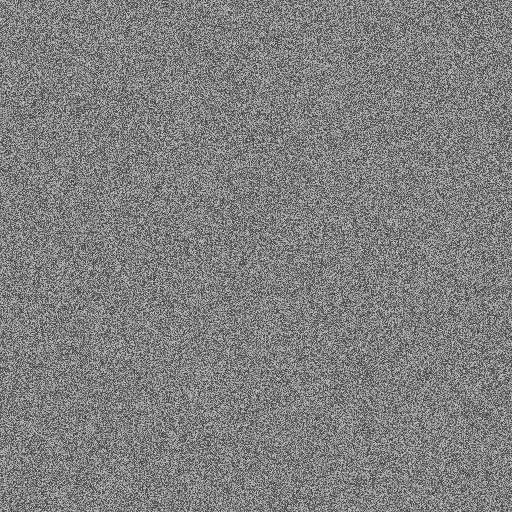
#> input picture test_lena.png, 512 x 512 px, found by its file name
$ python debug_no_dct.py
#> lines starting #> are read from the running program, lines starting #| are printed output that depends on the picture
### LayerX/a3_image_processing.py
"""
Module 3: Image Processing
Author: Member A
Description: DWT (2 levels) + DCT on LL band for frequency domain steganography
Dependencies: numpy, opencv-python, pywavelets, scikit-image

Functions:
- read_image(path: str) → numpy.ndarray (grayscale uint8)
- dwt_decompose(image: ndarray, levels: int) → dict (DWT coefficients)
- dct_on_ll(ll_band: ndarray) → ndarray (DCT of LL band)
- idct_on_ll(ll_dct: ndarray) → ndarray (Inverse DCT)
- dwt_reconstruct(bands: dict) → ndarray (Reconstructed image)
- psnr(original: ndarray, reconstructed: ndarray) → float (Peak SNR in dB)
"""

import numpy as np
import cv2
import pywt
from scipy.fft import dct, idct
from skimage.metrics import peak_signal_noise_ratio
import os
from typing import Dict, Tuple


def read_image(path: str) -> np.ndarray:
    """
    Read image and convert to grayscale.

    Args:
        path (str): Path to image file

    Returns:
        numpy.ndarray: Grayscale image as uint8 array
    """
    if not os.path.exists(path):
        raise FileNotFoundError(f"Image file not found: {path}")

    # Read image
    image = cv2.imread(path)
    if image is None:
        raise ValueError(f"Could not read image: {path}")

    # Convert to grayscale if needed
    if len(image.shape) == 3:
        image = cv2.cvtColor(image, cv2.COLOR_BGR2GRAY)

    return image.astype(np.uint8)


def dwt_decompose(image: np.ndarray, levels: int = 2) -> Dict[str, np.ndarray]:
    """
    Perform 2-level DWT decomposition using Daubechies wavelet.

    Args:
        image (numpy.ndarray): Input grayscale image
        levels (int): Number of decomposition levels (default: 2)

    Returns:
        dict: DWT coefficients and original structure for reconstruction
    """
    # Convert to float64 for processing
    img_float = image.astype(np.float64)

    # First level decomposition
    coeffs1 = pywt.dwt2(img_float, 'db4')
    LL1, (LH1, HL1, HH1) = coeffs1

    # Second level decomposition on LL1
    coeffs2 = pywt.dwt2(LL1, 'db4')
    LL2, (LH2, HL2, HH2) = coeffs2

    # Return individual bands and structure for reconstruction
    return {
        'LL2': LL2,
        'LH2': LH2,
        'HL2': HL2,
        'HH2': HH2,
        'LH1': LH1,
        'HL1': HL1,
        'HH1': HH1,
        'original_shape': image.shape,
        'LL1_shape': LL1.shape
    }


# [24 lines left out: functions dct_on_ll, idct_on_ll, not called in this run]


def dwt_reconstruct(bands: Dict[str, np.ndarray]) -> np.ndarray:
    """
    Reconstruct image from DWT bands using inverse DWT.

    Args:
        bands (dict): DWT coefficient bands

    Returns:
        numpy.ndarray: Reconstructed image as uint8
    """
    # Reconstruct level 2
    coeffs2 = (bands['LL2'], (bands['LH2'], bands['HL2'], bands['HH2']))
    LL1_reconstructed = pywt.idwt2(coeffs2, 'db4')

    # Ensure LL1 matches the original shape if we have it
    if 'LL1_shape' in bands:
        target_shape = bands['LL1_shape']
        # Trim or pad to match original LL1 shape
        current_shape = LL1_reconstructed.shape

        if current_shape != target_shape:
            # Create output array with target shape
            LL1_adjusted = np.zeros(target_shape)

            # Copy data, trimming if larger, padding if smaller
            min_rows = min(current_shape[0], target_shape[0])
            min_cols = min(current_shape[1], target_shape[1])
            LL1_adjusted[:min_rows, :min_cols] = LL1_reconstructed[:min_rows, :min_cols]
            LL1_reconstructed = LL1_adjusted

    # Reconstruct level 1
    coeffs1 = (LL1_reconstructed, (bands['LH1'], bands['HL1'], bands['HH1']))
    image_reconstructed = pywt.idwt2(coeffs1, 'db4')

    # Trim to original image size if we have it
    if 'original_shape' in bands:
        target_shape = bands['original_shape']
        current_shape = image_reconstructed.shape

        if current_shape != target_shape:
            min_rows = min(current_shape[0], target_shape[0])
            min_cols = min(current_shape[1], target_shape[1])
            image_reconstructed = image_reconstructed[:min_rows, :min_cols]

    # Convert back to uint8, clipping to valid range
    return np.clip(np.round(image_reconstructed), 0, 255).astype(np.uint8)


# [160 lines left out: functions psnr, get_capacity, create_test_images, test_image_processing_module, not called in this run]


# [2 lines that do not run on import are left out]

### tests_original/debug_no_dct.py
"""
Test embedding DIRECTLY in DWT bands (no DCT)
"""
import numpy as np
from a3_image_processing import read_image, dwt_decompose, dwt_reconstruct
import cv2

def bytes_to_bits(data):
    return ''.join(format(byte, '08b') for byte in data)

def bits_to_bytes(bit_string):
    while len(bit_string) % 8 != 0:
        bit_string += '0'
    result = bytearray()
    for i in range(0, len(bit_string), 8):
        byte_bits = bit_string[i:i+8]
        result.append(int(byte_bits, 2))
    return bytes(result)

# Test payload
test_payload = b'\x10\x00\x00\x00'
payload_bits = bytes_to_bits(test_payload)
print(f"Test payload: {test_payload.hex()}")
print(f"Test payload bits: {payload_bits}")

# Load image
img = read_image("test_lena.png")
#> in read_image, image is the input picture: shape (512, 512, 3); min 64, max 191, mean 127.5
bands = dwt_decompose(img, levels=2)
#> in dwt_decompose, `LL1, (LH1, HL1, HH1) = coeffs1`:
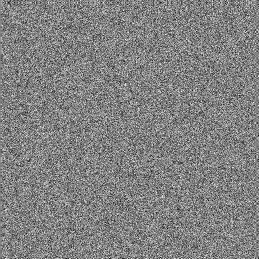
#> HL1: shape (259, 259) float64; min -141.2, max 135.7, mean 0.1; drawn with min black and max white
#> in dwt_decompose, `LL1, (LH1, HL1, HH1) = coeffs1`:
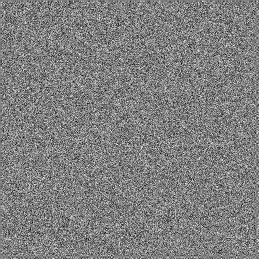
#> HH1: shape (259, 259) float64; min -134.3, max 133.3, mean -0.1; drawn with min black and max white
#> in dwt_decompose, `LL2, (LH2, HL2, HH2) = coeffs2`:
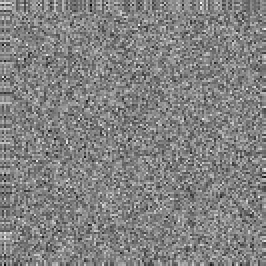
#> LL2: shape (133, 133) float64 (shown 2 times larger); min 345.8, max 667.4, mean 510.1; drawn with min black and max white
#> in dwt_decompose, `LL2, (LH2, HL2, HH2) = coeffs2`:
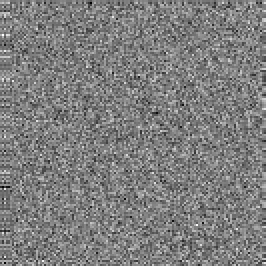
#> LH2: shape (133, 133) float64 (shown 2 times larger); min -157.4, max 158.6, mean -0.5; drawn with min black and max white
#> in dwt_decompose, `LL2, (LH2, HL2, HH2) = coeffs2`:
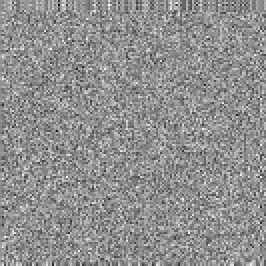
#> HL2: shape (133, 133) float64 (shown 2 times larger); min -181, max 139.1, mean -0.1; drawn with min black and max white
#> in dwt_decompose, `LL2, (LH2, HL2, HH2) = coeffs2`:
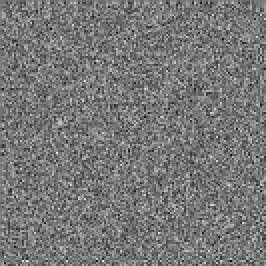
#> HH2: shape (133, 133) float64 (shown 2 times larger); min -149.3, max 169.5, mean 0.5; drawn with min black and max white
#> bands = 9 items

# NO DCT - embed directly in DWT bands
Q = 5.0
embed_bands_list = ['LH1', 'HL1', 'LH2', 'HL2', 'HH1', 'HH2', 'LL2']

# Build coefficient list
all_coefficients = []
for band_name in embed_bands_list:
    if band_name in bands:
        band = bands[band_name]
        for i in range(8, band.shape[0]):
            for j in range(8, band.shape[1]):
                all_coefficients.append((band_name, i, j))
                if len(all_coefficients) >= len(payload_bits):
                    break
            if len(all_coefficients) >= len(payload_bits):
                break
    if len(all_coefficients) >= len(payload_bits):
        break
#> after the loop, all_coefficients = 32 items, first 6: ('LH1', 8, 8), ('LH1', 8, 9), ('LH1', 8, 10), ('LH1', 8, 11), ('LH1', 8, 12), ('LH1', 8, 13)

print(f"\nEmbedding {len(payload_bits)} bits directly in DWT bands")
print("First 8 bits embedding:")

# Create modified bands
modified_bands = {}
for band_name, band_data in bands.items():
    if isinstance(band_data, np.ndarray):
        modified_bands[band_name] = band_data.copy()
    else:
        modified_bands[band_name] = band_data
#> this loop made 9 passes
#> band_name on passes 1 to 7: 'LL2', 'LH2', 'HL2', 'HH2', 'LH1', 'HL1', 'HH1'
#> (band_name, band_data) on passes 8 to 9: ('original_shape', (512, 512)), ('LL1_shape', (259, 259))
#> after the loop, modified_bands = 9 items

# Embed in spatial DWT coefficients
for i, bit in enumerate(payload_bits):
    band_name, row, col = all_coefficients[i]
    original_coeff = modified_bands[band_name][row, col]

    quantized = Q * round(original_coeff / Q)

    if bit == '1':
        q_level = round(quantized / Q)
        if q_level % 2 == 0:
            quantized = quantized + Q if quantized >= 0 else quantized - Q
    else:
        q_level = round(quantized / Q)
        if q_level % 2 == 1:
            quantized = quantized + Q if quantized >= 0 else quantized - Q

    modified_bands[band_name][row, col] = quantized

    if i < 8:
        print(f"  Bit {i} ('{bit}'): {band_name}[{row},{col}] = {original_coeff:.2f} -> {quantized:.2f}")
#> this loop made 32 passes
#> (original_coeff, quantized, q_level) on passes 1 to 12: (-26.33, -30, -5), (-58.72, -60, -12), (-35.62, -40, -7), (-54.2, -55, -11), (-33.51, -40, -7), (59.29, 60, 12), (-2.75, -10, -1), (14.69, 20, 3), (-26.15, -30, -5), (8.46, 10, 2), (-34.7, -40, -7), (-43.49, -50, -9)
#|   Bit 0 ('0'): LH1[8,8] = -26.33 -> -30.00
#|   Bit 1 ('0'): LH1[8,9] = -58.72 -> -60.00
#|   Bit 2 ('0'): LH1[8,10] = -35.62 -> -40.00
#|   Bit 3 ('1'): LH1[8,11] = -54.20 -> -55.00
#|   Bit 4 ('0'): LH1[8,12] = -33.51 -> -40.00
#|   Bit 5 ('0'): LH1[8,13] = 59.29 -> 60.00
#|   Bit 6 ('0'): LH1[8,14] = -2.75 -> -10.00
#|   Bit 7 ('0'): LH1[8,15] = 14.69 -> 20.00

# Reconstruct directly
stego_img = dwt_reconstruct(modified_bands)
#> in dwt_reconstruct, `LL1_reconstructed = pywt.idwt2(coeffs2, 'db4')`:
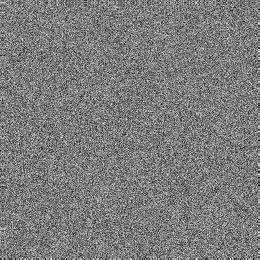
#> LL1_reconstructed: shape (260, 260) float64; min 109.9, max 407, mean 255; drawn with min black and max white
#> in dwt_reconstruct, `target_shape = bands['LL1_shape']`: target_shape = (259, 259)
#> in dwt_reconstruct, `min_rows = min(current_shape[0], target_shape[0])`: min_rows = 259
#> in dwt_reconstruct, `target_shape = bands['original_shape']`: target_shape = (512, 512)

# Save
cv2.imwrite("debug_no_dct.png", stego_img.astype(np.uint8))

print(f"\nImage changed: {np.max(np.abs(img - stego_img)):.2f} pixels")
#| Image changed: 255.00 pixels

print("\n" + "="*70)
print("EXTRACTION")
print("="*70)

# Load
stego_loaded = read_image("debug_no_dct.png")
bands_loaded = dwt_decompose(stego_loaded, levels=2)
#> bands_loaded = 9 items

# Build same coefficient list
all_coefficients_extract = []
for band_name in embed_bands_list:
    if band_name in bands_loaded:
        band = bands_loaded[band_name]
        for i in range(8, band.shape[0]):
            for j in range(8, band.shape[1]):
                all_coefficients_extract.append((band_name, i, j))
                if len(all_coefficients_extract) >= len(payload_bits):
                    break
            if len(all_coefficients_extract) >= len(payload_bits):
                break
    if len(all_coefficients_extract) >= len(payload_bits):
        break
#> after the loop, all_coefficients_extract has the same summary as all_coefficients

print("First 8 bits extraction:")

# Extract from spatial DWT coefficients
extracted_bits = []
for i in range(len(payload_bits)):
    band_name, row, col = all_coefficients_extract[i]
    coeff = bands_loaded[band_name][row, col]

    q_level = round(coeff / Q)
    extracted_bit = '1' if q_level % 2 == 1 else '0'
    extracted_bits.append(extracted_bit)

    if i < 8:
        print(f"  Bit {i}: {band_name}[{row},{col}] = {coeff:.2f} -> q_level={int(q_level)} -> bit '{extracted_bit}'")
#> this loop made 32 passes
#> (coeff, q_level, extracted_bit) on passes 1 to 12: (-30.48, -6, '0'), (-60.53, -12, '0'), (-40.13, -8, '0'), (-54.85, -11, '1'), (-39.77, -8, '0'), (60.08, 12, '0'), (-9.91, -2, '0'), (20.16, 4, '0'), (-29.75, -6, '0'), (9.55, 2, '0'), (-40.36, -8, '0'), (-50.16, -10, '0')
#|   Bit 0: LH1[8,8] = -30.48 -> q_level=-6 -> bit '0'
#|   Bit 1: LH1[8,9] = -60.53 -> q_level=-12 -> bit '0'
#|   Bit 2: LH1[8,10] = -40.13 -> q_level=-8 -> bit '0'
#|   Bit 3: LH1[8,11] = -54.85 -> q_level=-11 -> bit '1'
#|   Bit 4: LH1[8,12] = -39.77 -> q_level=-8 -> bit '0'
#|   Bit 5: LH1[8,13] = 60.08 -> q_level=12 -> bit '0'
#|   Bit 6: LH1[8,14] = -9.91 -> q_level=-2 -> bit '0'
#|   Bit 7: LH1[8,15] = 20.16 -> q_level=4 -> bit '0'
#> after the loop, extracted_bits = 32 items, first 6: '0', '0', '0', '1', '0', '0'

extracted_bits_str = ''.join(extracted_bits)
extracted_bytes = bits_to_bytes(extracted_bits_str)

print(f"\nOriginal payload:  {test_payload.hex()}")
print(f"Extracted payload: {extracted_bytes[:len(test_payload)].hex()}")
#| Extracted payload: 10000000
print(f"Match: {test_payload == extracted_bytes[:len(test_payload)]} {'SUCCESS!' if test_payload == extracted_bytes[:len(test_payload)] else 'FAILED'}")
#| Match: True SUCCESS!
